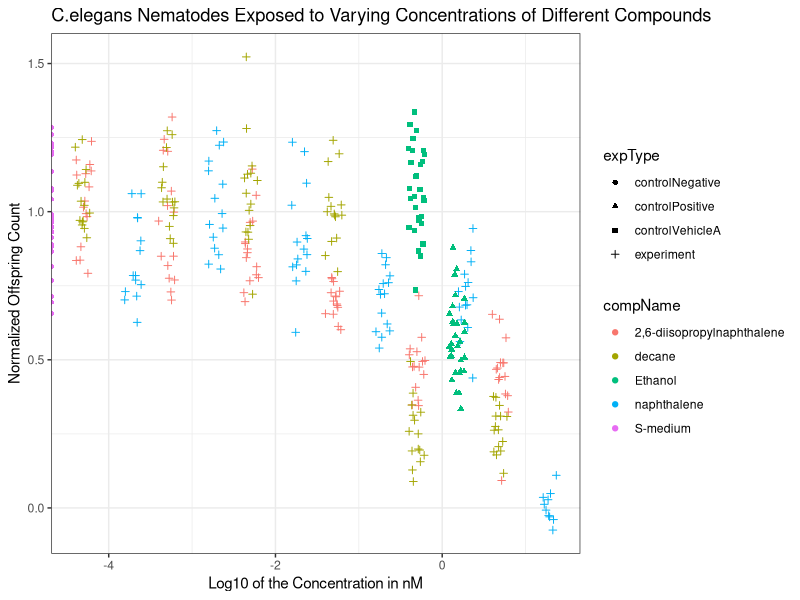

The R script that drew this image:
## ---- chunk 1
library(readxl)
library(ggplot2)
library(tidyverse)
library(dplyr)

flow_tidy <- read_excel("ruwe_data/CE.LIQ.FLOW.062_Tidydata.xlsx")
write.csv(flow_tidy, "flow_tidy.csv", row.names = FALSE)
## ---- chunk 2

#change compName and expType into factors
flow_tidy$compName <- as.factor(flow_tidy$compName)
flow_tidy$expType <- as.factor(flow_tidy$expType)

#change compConcentration into numeric column
flow_tidy$compConcentration <- as.numeric(flow_tidy$compConcentration)

#remove rows with NA in RawData
flow_tidy <- flow_tidy %>%
  filter(!is.na(RawData))

#mean of controlNegative for normalization of data
control_negative_mean <- mean(flow_tidy$RawData[flow_tidy$expType == "controlNegative"], na.rm = TRUE)

#new column with normalized data (normalized to the controlNegative mean)
flow_tidy <- flow_tidy %>%
  mutate(NormalizedData = RawData / control_negative_mean)

#take the log10 value of compConcentration
flow_tidy$logConcentration <- log10(flow_tidy$compConcentration)

#plot the data with jitter to avoid overlapping points and color by compName
flow_tidy_plot <- flow_tidy %>%
  ggplot(aes(x = logConcentration, y = NormalizedData, 
             colour = compName, shape = expType)) +
  geom_jitter(width = 0.1, height = 0.1) + theme_bw() +
  labs(
    title = "C.elegans Nematodes Exposed to Varying Concentrations of Different Compounds", 
    x = "Log10 of the Concentration in nM",
    y = "Normalized Offspring Count"
  )

print(flow_tidy_plot)

